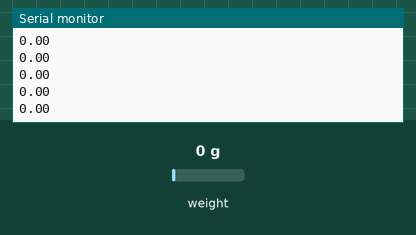
Recording of a sketch running on a simulated Arduino Uno, built with avr-gcc and run on an emulated ATmega328P. Shown: the last lines printed to the serial monitor. The inputs (shaded band) are chosen by the test bench; at power-on: weight on the scale 0 g.

Above: at 1.2 s.
1.3 s: weight on the scale set to 100 g
At 1.31 s:
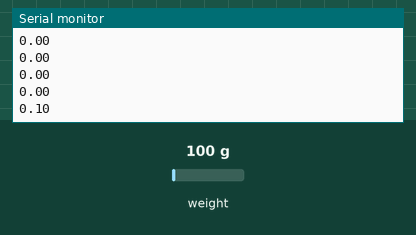
2.8 s: weight on the scale set to 1250 g
At 2.82 s:
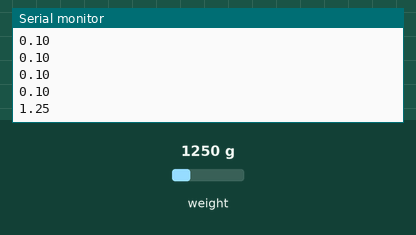
Timing chart, 0 to 5.8 s (numbered marks = the images above; inputs shaded):
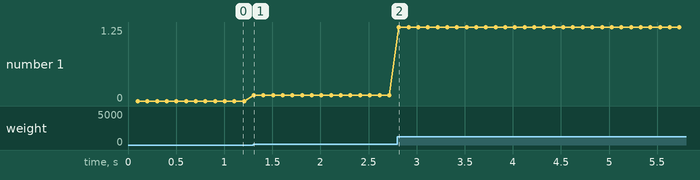

Measured:
- after the input at 1.3 s, the serial monitor: prints a new line at once (image 1)
- after the input at 2.8 s, the serial monitor: prints a new line at once (image 2)
- plotted number 1: 0 → 0.1 after the input at 1.3 s, 0.1 → 1.25 after the input at 2.8 s

The sketch:

ScaleTest.ino
```cpp
#include "HX711.h"
#define LOADCELL_DOUT_PIN 8
#define LOADCELL_SCK_PIN 9

HX711 scale = HX711();

void setup()
{
  Serial.begin(9600);
  scale.begin(LOADCELL_DOUT_PIN, LOADCELL_SCK_PIN);
  scale.set_scale(-19753.216);
  scale.set_offset(-2108285);
}

void loop()
{
  double weight = scale.get_units();
  Serial.println(weight);
}
```
